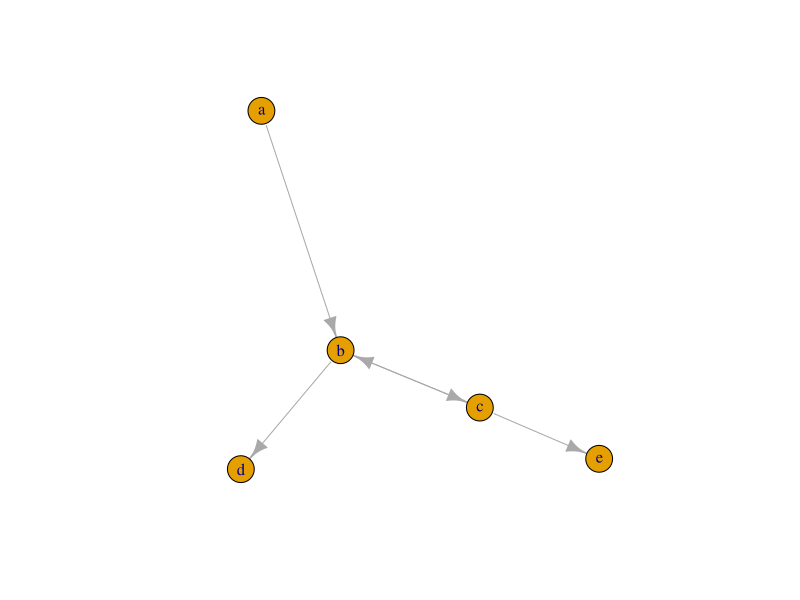

Write R code to recreate this figure.
## ---- chunk 1
library(igraph)
## ---- chunk 2
g <- make_empty_graph(directed = T) +
  vertices(c('a', 'b', 'c', 'd', 'e'),
           type = "letter",
           order = c(1, 2, 3, 4, 5)) +
  edges(c('a', 'b',
          'b', 'c',
          'b', 'd',
          'c', 'b',
          'c', 'e'),
        type = "is connected to",
        weight = c(1, 1, 2, 1, 2))
## ---- chunk 3
g
## ---- chunk 4
set.seed(1234)
plot(g)
## ---- chunk 5
src <- c('a', 'b', 'b', 'c', 'c')
tgt <- c('b', 'c', 'd', 'b', 'e')
wgt <- c(1, 1, 2, 1, 2)
matData <- matrix(0, nrow = 5, ncol = 5, dimnames = list(letters[1:5], letters[1:5]))

sapply(seq_along(src), function(i){
  matData[src[i], tgt[i]] <<- wgt[i]
})

matData
## ---- chunk 6
g <- graph_from_adjacency_matrix(matData, mode = 'directed', weighted = 'weight') 

g
## ---- chunk 7
as_adjacency_matrix(g)
as_adjacency_matrix(g, attr = 'weight')
## ---- chunk 8
node_list <- data.frame(
  name = c('a', 'b', 'c', 'd', 'e'),
  type = "letter",
  order = c(1, 2, 3, 4, 5)
)

edge_list <- data.frame(
  source = c('a', 'b', 'b', 'c', 'c'),
  target = c('b', 'c', 'd', 'b', 'e'),
  type = 'is connected to',
  weight = c(1, 1, 2, 1, 2)
)
g <- graph_from_data_frame(d = edge_list, 
                           directed = T,
                           vertices = node_list)
## ---- chunk 9
g
## ---- chunk 10
as_data_frame(g, 'both')
## ---- chunk 11
V(g)
## ---- chunk 12
V(g)[3]
## ---- chunk 13
V(g)['c']
## ---- chunk 14
V(g)[['c']]
## ---- chunk 15
V(g)$order
## ---- chunk 16
V(g)['c']$order 
## ---- chunk 17
V(g)['c']$order <- 1

#vcount provides the number of vertices in a graph
V(g)[[1:vcount(g)]]
## ---- chunk 18
V(g)[[c('c', 'e')]]
## ---- chunk 19
V(g)[[order == 1]]
## ---- chunk 20
ab <- V(g)[[c('a', 'b')]]
de <- V(g)[[c('d', 'e')]]
c(ab, de)
## ---- chunk 21
E(g)
## ---- chunk 22
E(g)[weight == 2]
## ---- chunk 23
E(g)[[weight == 2]]
## ---- chunk 24
E(g)[weight == 2]$weight <- -20000

#ecount() provides the number of edges in a graph
E(g)[[1:ecount(g)]]
## ---- chunk 25
E(g)['a' %--% 'b']
## ---- chunk 26
E(g)['c' %<-% 'b']
## ---- chunk 27
#you don't need to now the specific name of the vertices
E(g)['b' %->% V(g)]
## ---- chunk 28
b <- E(g)['b' %->% V(g)]
c <- E(g)['c' %->% V(g)]
c(b, c)
## ---- chunk 29
abc_sub <- induced_subgraph(g, c('a', 'b', 'c'))
abc_sub
## ---- chunk 30
b_sub <- subgraph.edges(g, E(g)["b" %--% V(g)])
b_sub
## ---- chunk 31
E(g)[V(b_sub)['b']$name %--% V(abc_sub)$name]
